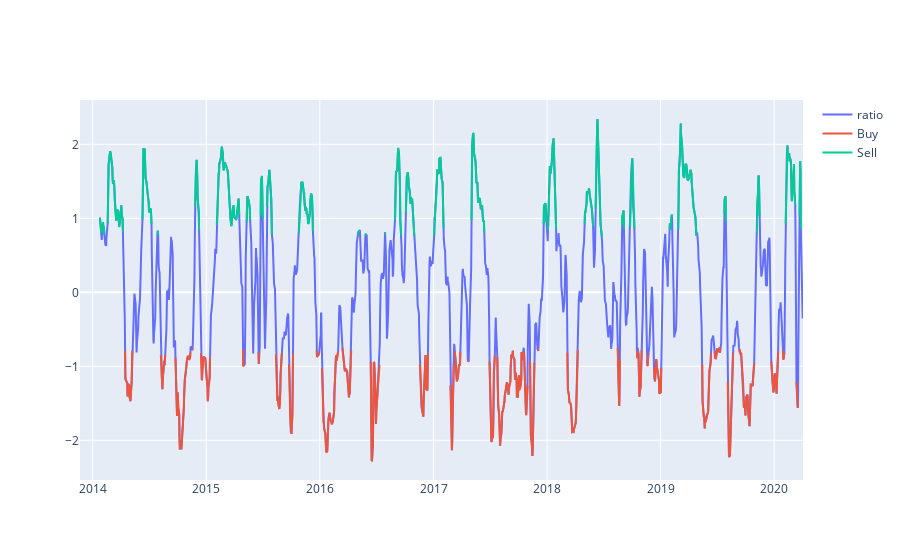

Notebook cell for this chart:
### Code cell
fig = go.Figure()

#print(macd_low)
fig.add_trace(go.Scatter(x=zscore_moving_avg.index, y=zscore_moving_avg,
                    mode='lines',
                    name='ratio'))

fig.add_trace(go.Scatter(x=buy.index, y=buy,
                    mode='lines',
                    name='Buy'))

fig.add_trace(go.Scatter(x=sell.index, y=sell,
                    mode='lines',
                    name='Sell'))


fig.show()

### Figure 1 — Plotly figure (JSON) as saved in the notebook; plotly's stock layout.template omitted (floating-point values rounded to 4 significant figures; data arrays with more than 128 entries replaced by an {"elided": "..."} marker saying what was removed)
{"data": [{"mode": "lines", "name": "ratio", "type": "scatter", "x": {"elided": "1520 str values"}, "y": {"elided": "1520 float values"}}, {"mode": "lines", "name": "Buy", "type": "scatter", "x": {"elided": "1520 str values"}, "y": {"elided": "1520 float values"}}, {"mode": "lines", "name": "Sell", "type": "scatter", "x": {"elided": "1520 str values"}, "y": {"elided": "1520 float values"}}], "layout": {}}
